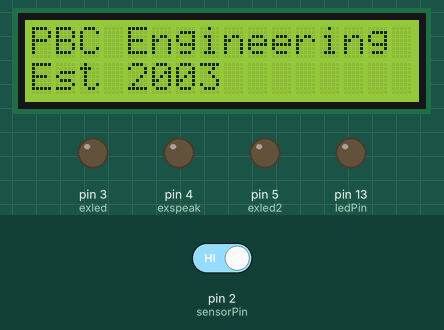
Bench run of a sketch on a simulated Arduino Uno, built with avr-gcc and run on an emulated ATmega328P. Shown: 16×2 character LCD, output pins drawn as LEDs (lit = HIGH). The test bench sets the inputs (shaded band); at power-on: pin 2 (sensorPin) HIGH. What the sketch prints to the serial monitor is not drawn.

Above: at 1.2 s.
At 4.3 s:
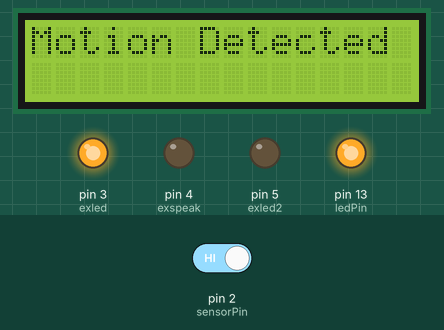
4.4 s: pin 2 (sensorPin) driven LOW
At 5.6 s:
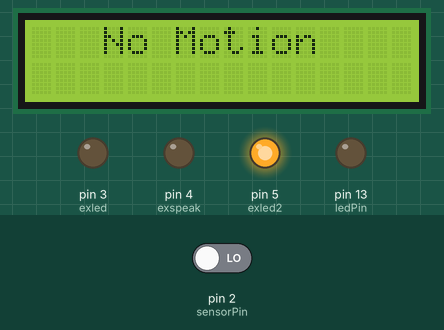
5.9 s: pin 2 (sensorPin) driven HIGH
At 7.0 s:
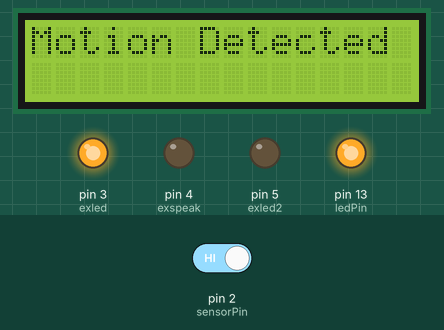
Timing chart, 0 to 8.9 s (numbered marks = the images above; inputs shaded):
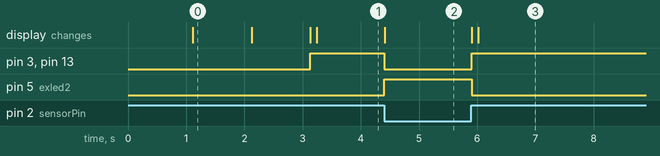

Measured:
- after the input at 4.4 s, pin 3 (exled), pin 13 (ledPin): HIGH → LOW at once; pin 5 (exled2): LOW → HIGH at once; the display: changes at once (image 2)
- after the input at 5.9 s, pin 3 (exled), pin 13 (ledPin): LOW → HIGH at once; pin 5 (exled2): HIGH → LOW at once; the display: first changes at once (image 3 shows a later state)
- what the display in image 0 shows lasts 1.0 s, from 1.1 s to 2.1 s

The sketch:

Project-Advanced-proxy-I2C.ino
```cpp
// Coded in C++ by Lorenzo J Munguia
#include <Adafruit_LiquidCrystal.h>

const int sensorPin = 2;   // Sensor output connected to digital pin 2
const int ledPin = 13;     // Built-in LED
const int exled = 3;       // Green external LED
const int exspeak = 4;     // Piezo speaker
const int exled2 = 5;      // Red external LED

Adafruit_LiquidCrystal lcd_1(0);  // I2C address 0x20 (Adafruit backpack default)

void setup() {
  pinMode(sensorPin, INPUT);
  pinMode(ledPin, OUTPUT);
  pinMode(exled, OUTPUT);
  pinMode(exspeak, OUTPUT);
  pinMode(exled2, OUTPUT);

  Serial.begin(9600);
  Serial.println("LLabs OS V0.1");
  Serial.println("Proximity Sensor Booting...");

  lcd_1.begin(16, 2);

  // Boot animation
  lcd_1.print("LLabs Industries");
  lcd_1.setCursor(0, 1);
  lcd_1.print("Est 2011");
  delay(1000);

  lcd_1.clear();
  lcd_1.print("PBC Engineering");
  lcd_1.setCursor(0, 1);
  lcd_1.print("Est 2003");
  delay(1000);

  lcd_1.clear();
  lcd_1.print("By Mr");
  lcd_1.setCursor(0, 1);
  lcd_1.print("Bluesky");
  delay(1000);

  lcd_1.clear();
}

void loop() {
  static int lastProximity = -1;   // Track previous state
  int proximity = digitalRead(sensorPin);

  // Only update LCD + outputs when the state changes
  if (proximity != lastProximity) {
    lcd_1.clear();

    if (proximity == HIGH) {
      // Motion detected
      Serial.println("Motion Detected");
      digitalWrite(ledPin, HIGH);
      digitalWrite(exled2, LOW);
      digitalWrite(exled, HIGH);
      digitalWrite(exspeak, HIGH);
      digitalWrite(exspeak, LOW);
      delay(50);
      digitalWrite(exspeak, HIGH);
      digitalWrite(exspeak, LOW);
      delay(50);
      digitalWrite(exspeak, HIGH);
      digitalWrite(exspeak, LOW);

      lcd_1.print("Motion Detected");
    } else {
      // No motion
      digitalWrite(ledPin, LOW);
      digitalWrite(exled2, HIGH);
      digitalWrite(exled, LOW);
      digitalWrite(exspeak, LOW);

      Serial.println("No Motion");
      lcd_1.print("   No Motion");
    }

    lastProximity = proximity;  // Update stored state
  }

  delay(1);
}
```
